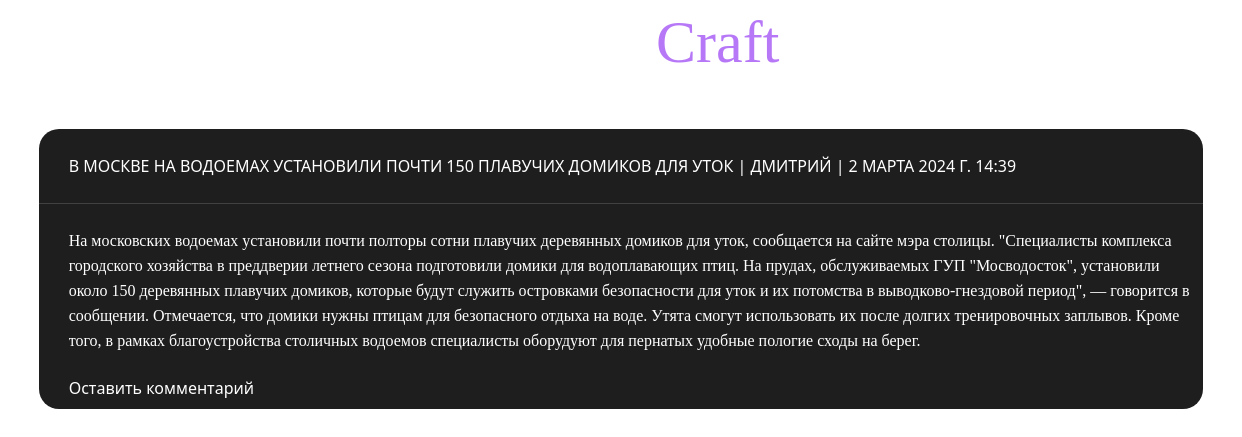
/articles/, run on an earlier commit of the app's database.
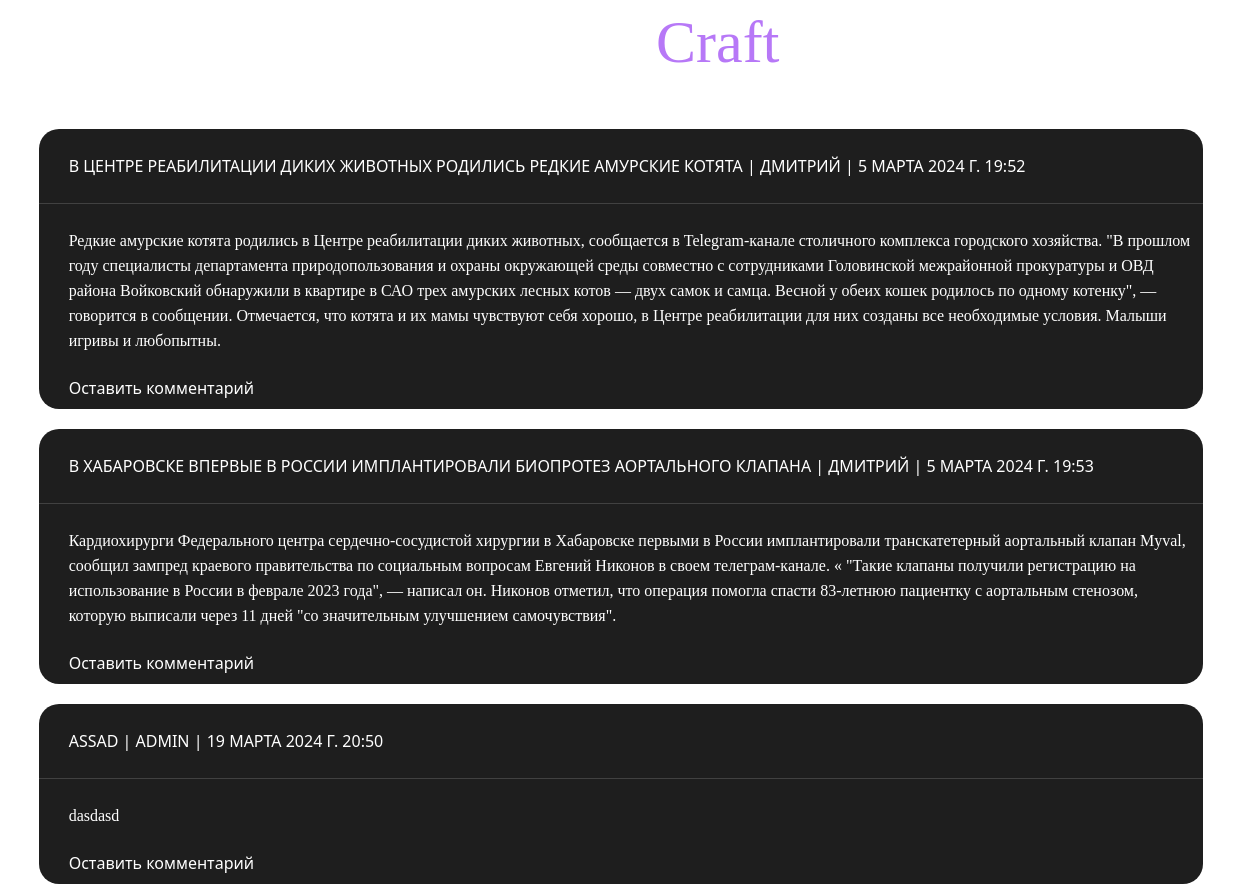
And on a later commit of the database.
### articles/models.py (models this page shows)
class articles(models.Model):
    title=models.CharField(max_length=255)
    body=models.TextField()
    date=models.DateTimeField(auto_now_add=True)
    author=models.ForeignKey(
        settings.AUTH_USER_MODEL,
        on_delete=models.CASCADE,
    )

### users/models.py (models this page shows)
class CustomUser(AbstractUser):
    age = models.PositiveIntegerField(default=0)

### articles/views.py (the view)
# urls.py: path('', views.ArticlesListView.as_view(), name='articles_list'),
class ArticlesListView(ListView):
    model = articles
    template_name = 'articles_list.html'

### templates/articles_list.html (shortened to what this page needs)
{% extends 'base.html' %}
{% block content %}
    <div class="new_post">
        <a href="{% url 'articles_create' %}">Добавить новый пост</a>
    </div>
    {% for articles in object_list %}
    <div class="list_main">
            <div class="list_title">
               <p class="list_title_text">
                <a href="{% url 'articles_detail' articles.pk %}">{{ articles.title }} |</a>
                {{ articles.author }} |
                {{ articles.date}}</p>
            </div>
            <div class="list_body">
                <p class="list_body_text"> {{ articles.body }}</p>
            </div>
            <div class="new_comm">
                <a href="{% url 'comments_create' articles.pk %}">Оставить комментарий</a>
            </div>
    </div>
    {% endfor %}
{% endblock %}

### templates/base.html (shortened to what this page needs)
{% load static %}
<!DOCTYPE html>
<html>
<head>
    <link rel="stylesheet" href=" {% static 'css/base.css' %}">
    <link rel="stylesheet" href=" {% static 'css/home.css' %}">
    <link rel="stylesheet" href=" {% static 'css/login.css' %}">
    <link rel="stylesheet" href=" {% static 'css/signup.css' %}">
    <link rel="stylesheet" href=" {% static 'css/logout.css' %}">
    <link rel="stylesheet" href=" {% static 'css/password_change_form.css' %}">
    <link rel="stylesheet" href=" {% static 'css/articles_list.css' %}">
    <link rel="stylesheet" href=" {% static 'css/articles_detail.css' %}">
    <link rel="stylesheet" href=" {% static 'css/articles_update.css' %}">
    <link rel="stylesheet" href=" {% static 'css/articles_delete.css' %}">
    <link rel="stylesheet" href=" {% static 'css/articles_create.css' %}">
</head>
<body>
    <div class="top">
        <a href="{% url 'home' %}">Shadow<span class="colored">Craft</span></a>
    </div>
    <div class="content">
    {% block content %}
    {% endblock %}
    </div>
</body>
</html>

### static/css/base.css (style rules this page uses)
html { color: white; font-family:'Segoe UI', Tahoma, Geneva, Verdana, sans-serif ; background-image: url(https://i.ibb.co/51BngpK/image.png); background-size: cover; }
a { text-decoration: none; }
.top { font-size: 25px; display: flex; flex-direction: row; justify-content: center; padding-bottom: 20px; }
.top a { color: white; font-size: 60px; font-family: 'Maragsa'; }
.content { display: flex; flex-direction: column; justify-content: flex-start; align-items: center; height: 705px; width: 100%; }
.colored { color: rgb(183,120,247); }

### static/css/articles_list.css (style rules this page uses)
.new_post { display: flex; flex-direction: row; align-items: flex-start; justify-content: flex-start; width: 100%; margin-left: 80px; }
.new_post a { text-decoration: none; color: white; }
.list_main { display: flex; justify-content: flex-start; align-items: flex-start; flex-direction: column; background-color: rgb(30,30,30); border-radius: 20px; width: 95%; margin: 10px; }
.list_title { box-sizing: border-box; display: flex; justify-content: flex-start; align-items: flex-start; flex-direction: row; width: 100%; border-bottom: 1px solid rgb(65,65,65); padding: 10px; padding-left: 30px; }
.list_title_text { text-transform: uppercase; height: 1%; }
.list_title_text a { color: white; text-decoration: none; }
.list_body { box-sizing: border-box; display: flex; justify-content: flex-start; align-items: flex-start; width: 100%; padding: 8px; padding-left: 30px; }
.list_body_text { font-family:'Verdana'; line-height: 25px; }
.new_comm { display: flex; flex-direction: row; align-items: flex-start; justify-content: flex-start; margin-left: 30px; margin-bottom: 10px; }
.new_comm a { text-decoration: none; color: white; }

What changed in the data, as far as the page shows it:
removed articles: title "В МОСКВЕ НА ВОДОЕМАХ УСТАНОВИЛИ ПОЧТИ 150 ПЛАВУЧИХ ДОМИКОВ ДЛЯ УТОК", author "ДМИТРИЙ", date "2 МАРТА 2024 Г. 14:39", body "На московских водоемах установили почти полторы сотни плавучих деревянных домиков для уток, сообщается на сайте мэра столицы. \"Специалисты комплекса городского хозяйства в преддверии летнего сезона подготовили домики для водоплавающих птиц. На прудах, обслуживаемых ГУП \"Мосводосток\", установили около 150 деревянных плавучих домиков, которые будут служить островками безопасности для уток и их потомства в выводково-гнездовой период\", — говорится в сообщении. Отмечается, что домики нужны птицам для безопасного отдыха на воде. Утята смогут использовать их после долгих тренировочных заплывов. Кроме того, в рамках благоустройства столичных водоемов специалисты оборудуют для пернатых удобные…"
added articles: title "В ЦЕНТРЕ РЕАБИЛИТАЦИИ ДИКИХ ЖИВОТНЫХ РОДИЛИСЬ РЕДКИЕ АМУРСКИЕ КОТЯТА", author "ДМИТРИЙ", date "5 МАРТА 2024 Г. 19:52", body "Редкие амурские котята родились в Центре реабилитации диких животных, сообщается в Telegram-канале столичного комплекса городского хозяйства. \"В прошлом году специалисты департамента природопользования и охраны окружающей среды совместно с сотрудниками Головинской межрайонной прокуратуры и ОВД района Войковский обнаружили в квартире в САО трех амурских лесных котов — двух самок и самца. Весной у обеих кошек родилось по одному котенку\", — говорится в сообщении. Отмечается, что котята и их мамы чувствуют себя хорошо, в Центре реабилитации для них созданы все необходимые условия. Малыши игривы и любопытны."
added articles: title "В ХАБАРОВСКЕ ВПЕРВЫЕ В РОССИИ ИМПЛАНТИРОВАЛИ БИОПРОТЕЗ АОРТАЛЬНОГО КЛАПАНА", author "ДМИТРИЙ", date "5 МАРТА 2024 Г. 19:53", body "Кардиохирурги Федерального центра сердечно-сосудистой хирургии в Хабаровске первыми в России имплантировали транскатетерный аортальный клапан Myval, сообщил зампред краевого правительства по социальным вопросам Евгений Никонов в своем телеграм-канале. « \"Такие клапаны получили регистрацию на использование в России в феврале 2023 года\", — написал он. Никонов отметил, что операция помогла спасти 83-летнюю пациентку с аортальным стенозом, которую выписали через 11 дней \"со значительным улучшением самочувствия\"."
added articles: title "ASSAD", author "ADMIN", date "19 МАРТА 2024 Г. 20:50", body "dasdasd"
